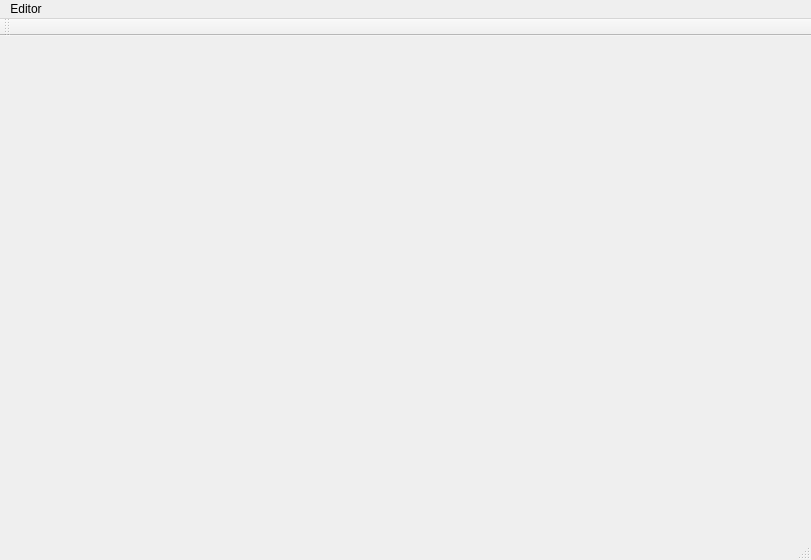
<?xml version="1.0" encoding="UTF-8"?>
<ui version="4.0">
 <class>l2_base</class>
 <widget class="QMainWindow" name="l2_base">
  <property name="geometry">
   <rect>
    <x>0</x>
    <y>0</y>
    <width>811</width>
    <height>560</height>
   </rect>
  </property>
  <property name="windowTitle">
   <string>l2_base</string>
  </property>
  <widget class="QWidget" name="centralWidget"/>
  <widget class="QMenuBar" name="menuBar">
   <property name="geometry">
    <rect>
     <x>0</x>
     <y>0</y>
     <width>811</width>
     <height>21</height>
    </rect>
   </property>
   <widget class="QMenu" name="menuEditor">
    <property name="title">
     <string>Editor</string>
    </property>
    <widget class="QMenu" name="menuItems">
     <property name="title">
      <string>Items</string>
     </property>
     <addaction name="actionArmor"/>
     <addaction name="actionWeapon"/>
     <addaction name="actionMaterials"/>
     <addaction name="actionReceipt"/>
    </widget>
    <addaction name="actionVersion"/>
    <addaction name="menuItems"/>
    <addaction name="actionNPS"/>
   </widget>
   <addaction name="menuEditor"/>
  </widget>
  <widget class="QToolBar" name="mainToolBar">
   <attribute name="toolBarArea">
    <enum>TopToolBarArea</enum>
   </attribute>
   <attribute name="toolBarBreak">
    <bool>false</bool>
   </attribute>
  </widget>
  <widget class="QStatusBar" name="statusBar"/>
  <action name="actionNPS">
   <property name="text">
    <string>NPS</string>
   </property>
  </action>
  <action name="actionArmor">
   <property name="text">
    <string>Armor</string>
   </property>
  </action>
  <action name="actionWeapon">
   <property name="text">
    <string>Weapon</string>
   </property>
  </action>
  <action name="actionMaterials">
   <property name="text">
    <string>Material</string>
   </property>
  </action>
  <action name="actionReceipt">
   <property name="text">
    <string>Receipt</string>
   </property>
  </action>
  <action name="actionVersion">
   <property name="text">
    <string>version</string>
   </property>
  </action>
 </widget>
 <layoutdefault spacing="6" margin="11"/>
 <resources/>
 <connections/>
</ui>
